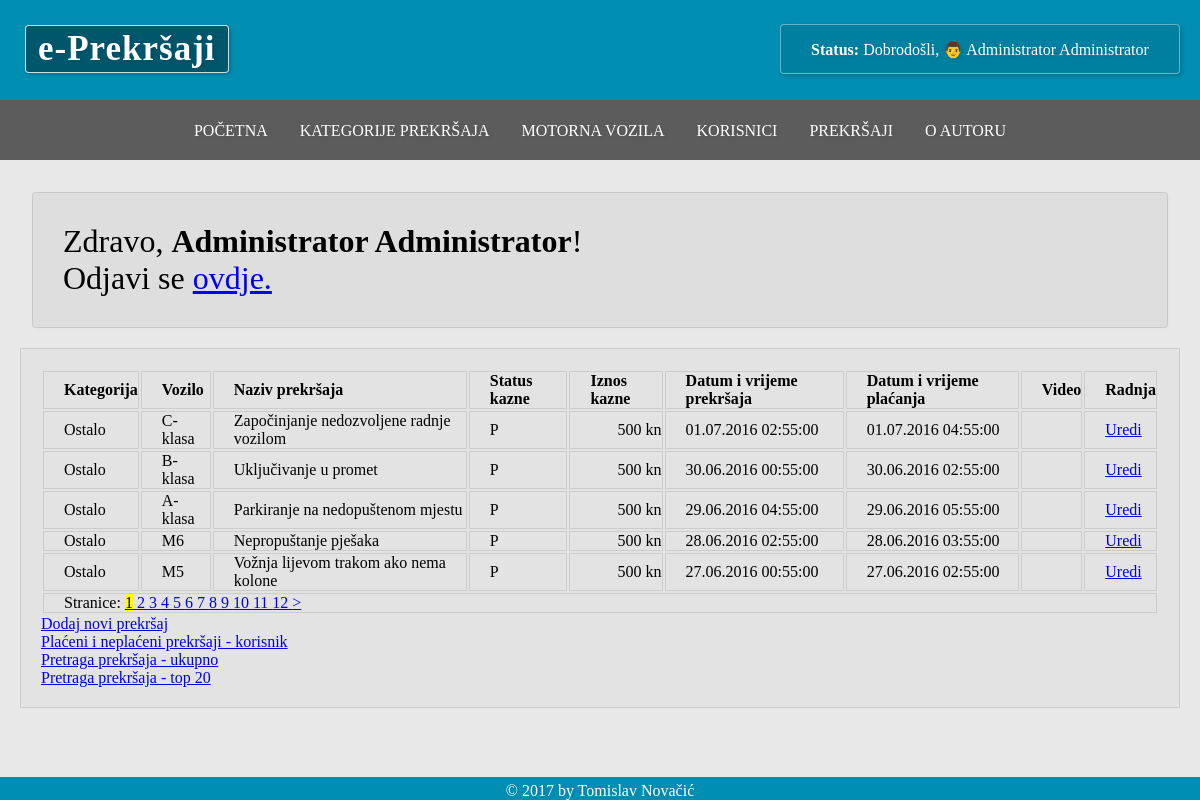
Screenshot of /prekrsaji.php (signed in) with the database file from the repository.
### tables this page shows
CREATE TABLE IF NOT EXISTS `prekrsaj` (
  `prekrsaj_id` INT(10) NOT NULL AUTO_INCREMENT,
  `kategorija_id` INT(10) NOT NULL,
  `vozilo_id` INT(10) NOT NULL,
  `naziv` VARCHAR(50) NOT NULL,
  `opis` TEXT NOT NULL,
  `status` CHAR(1) NOT NULL,
  `novcana_kazna` INT(5) NOT NULL,
  `datum_prekrsaja` DATE NOT NULL,
  `vrijeme_prekrsaja` TIME NOT NULL,
  `datum_placanja` DATE NULL,
  `vrijeme_placanja` TIME NULL,
  `slika` VARCHAR(200) NOT NULL,
  `video` VARCHAR(200) NULL,
  PRIMARY KEY (`prekrsaj_id`),
  INDEX `fk_prekrsaj_kategorija_idx` (`kategorija_id` ASC),
  INDEX `fk_prekrsaj_vozilo1_idx` (`vozilo_id` ASC),
  CONSTRAINT `fk_prekrsaj_kategorija`
    FOREIGN KEY (`kategorija_id`)
    REFERENCES `kategorija` (`kategorija_id`)
    ON DELETE NO ACTION
    ON UPDATE NO ACTION,
  CONSTRAINT `fk_prekrsaj_vozilo1`
    FOREIGN KEY (`vozilo_id`)
    REFERENCES `vozilo` (`vozilo_id`)
    ON DELETE NO ACTION
    ON UPDATE NO ACTION);

CREATE TABLE IF NOT EXISTS `kategorija` (
  `kategorija_id` INT(10) NOT NULL AUTO_INCREMENT,
  `moderator_id` INT(10) NOT NULL,
  `naziv` VARCHAR(50) NOT NULL,
  `opis` TEXT NULL,
  PRIMARY KEY (`kategorija_id`),
  INDEX `fk_kategorija_moderator_idx` (`moderator_id` ASC),
  CONSTRAINT `fk_kategorija_moderator`
    FOREIGN KEY (`moderator_id`)
    REFERENCES `korisnik` (`korisnik_id`)
    ON DELETE NO ACTION
    ON UPDATE NO ACTION);

CREATE TABLE IF NOT EXISTS `vozilo` (
  `vozilo_id` INT(10) NOT NULL AUTO_INCREMENT,
  `korisnik_id` INT(10) NOT NULL,
  `registracija` VARCHAR(50) NOT NULL,
  `marka_vozila` VARCHAR(50) NOT NULL,
  `tip_vozila` VARCHAR(50) NOT NULL,
  INDEX `fk_vozilo_korisnik_idx` (`korisnik_id` ASC),
  PRIMARY KEY (`vozilo_id`),
  CONSTRAINT `fk_vozilo_korisnik`
    FOREIGN KEY (`korisnik_id`)
    REFERENCES `korisnik` (`korisnik_id`)
    ON DELETE NO ACTION
    ON UPDATE NO ACTION);

### prekrsaji.php (the view, shortened to what this page needs)
<?php
	include('zaglavlje.php');
	$bp=spojiSeNaBazu();
?>
	<?php
	$sql="SELECT COUNT(*) FROM prekrsaj, vozilo, kategorija
	where prekrsaj.vozilo_id = vozilo.vozilo_id
    AND kategorija.kategorija_id = prekrsaj.kategorija_id";
	$ispis = mysqli_query($bp,$sql);
	$red=mysqli_fetch_array($ispis);
	$broj_redaka=$red[0];
	$vel_str=5;
	$broj_str=ceil($broj_redaka/$vel_str);
	$sql="SELECT	prekrsaj.prekrsaj_id,kategorija.kategorija_id,kategorija.naziv,vozilo.vozilo_id,vozilo.tip_vozila,prekrsaj.naziv,prekrsaj.opis,prekrsaj.`status`,prekrsaj.novcana_kazna,prekrsaj.datum_prekrsaja,
	prekrsaj.vrijeme_prekrsaja,prekrsaj.datum_placanja,prekrsaj.vrijeme_placanja,prekrsaj.slika,prekrsaj.video
	FROM prekrsaj, vozilo, kategorija
	where prekrsaj.vozilo_id = vozilo.vozilo_id
    AND kategorija.kategorija_id = prekrsaj.kategorija_id";
	$sql.=" ORDER BY prekrsaj.prekrsaj_id desc LIMIT ".$vel_str;
	if(isset($_GET['str'])){
		$sql=$sql." OFFSET ".(($_GET['str']-1)*$vel_str);
		$aktivna=$_GET['str'];
	}
	else $aktivna = 1;
	$ispis = mysqli_query($bp,$sql);
	echo "<div class=\"korisnici\">";
	echo "<table class=\"u-full-width\">";
	echo "<thead><tr>
		 <th>Kategorija </th>
		 <th>Vozilo</th>
		 <th>Naziv prekršaja</th>
		 <th>Status kazne</th>
		 <th>Iznos kazne</th>
	 <th>Datum i vrijeme prekršaja</th>
	 <th>Datum i vrijeme plaćanja</th>
		 <th> Video </th>";
		if($aktivni_korisnik_tip==1 || $aktivni_korisnik_tip==0){
		echo " <th>Radnja</th>";
		}
	echo "</tr></thead>";
	echo "<tbody>";
	while(list($id,$kategorijaid,$kategorijanaz,$voziloid,$voznaziv,$naziv,$opis,
	$status,$novkazna,$datum_prekrsaja,$vrijeme_prekrsaja,
	$datum_placanja, $vrijeme_placanja,$slika,$video)=mysqli_fetch_array($ispis)){
		$datum_prekrsaja=date("d.m.Y",strtotime($datum_prekrsaja));
		$datum_placanja=date("d.m.Y",strtotime($datum_placanja));
		echo "<tr>
			 <td> $kategorijanaz </td> <td> $voznaziv </td> <td> $naziv </td> <td> $status </td><td align='right'> $novkazna kn </td> <td>$datum_prekrsaja $vrijeme_prekrsaja</td> <td>$datum_placanja $vrijeme_placanja</td>";
			echo " <td>";
			echo "</td>";
				$ima = "select kategorija_id from kategorija where moderator_id = ".$aktivni_korisnik_id." and kategorija_id = ".$kategorijaid;
				$postoji = mysqli_query($bp,$ima);
				$koliko = mysqli_num_rows($postoji);
			if(($aktivni_korisnik_tip==1 && $koliko > 0) || $aktivni_korisnik_tip==0){
			echo " <td><a href='azurprekrsaji.php?azuriraj=$id'>Uredi</a></td>";
			}
		echo "</tr>";
	}
	echo "<tr>";
			echo " <td colspan='10'>Stranice: ";
			for ($i = 1; $i <= $broj_str; $i++) {
			echo "<a ";
			if ($aktivna == $i) {
				$glavnastr="<mark>$i</mark>";
			}
			else
			{
				$glavnastr = $i;
			}
			echo "' href=\"prekrsaji.php?";
			if(isset($_GET["vozilo_id"])){
				echo "vozilo_id=".$_GET["vozilo_id"]."&";
			}
			echo "str=" .$i . "\"> $glavnastr </a>";
			}
			if ($aktivna < $broj_str) {
			$sljedeca = $aktivna + 1;
			echo "<a href=\"prekrsaji.php?";
			if(isset($_GET["vozilo_id"])){
				echo "vozilo_id=".$_GET["vozilo_id"]."&";
			}
			echo "str=" .$sljedeca . "\">&gt;</a>";
			}
			echo "</td>";
			echo "</tr>";
	echo "</tbody>";
	echo "</table>";
	if($aktivni_korisnik_tip==0){
		echo "<p><a href='azurprekrsaji.php?novi'>Dodaj novi prekršaj</p>";
		echo "<p><a href='statplacenineplaceni.php?placenineplaceni'>Plaćeni i neplaćeni prekršaji - korisnik</p>";
		echo "<p><a href='pretrazivanjeprekrsaja.php?ukupno'>Pretraga prekršaja - ukupno</p>";
		echo "<p><a href='pretrazivanjeprekrsaja.php?prvih20'>Pretraga prekršaja - top 20</p>";
	}
?>
		</div>
<?php
include("podnozje.php");
?>

### css.css (style rules this page uses)
*, *:before, *:after { box-sizing: border-box; margin: 0; padding: 0; }
html { min-height: 100%; position: relative; }
body { height: 100%; width: 100%; background-color: #E8E8e8; height:100%; width:100%; margin:0; padding:0; text-align: left; }
td,th { border: 1px solid rgba(0,0,0,0.1); padding-left: 20px !important; }
.korisnici { margin: 20px 20px; padding: 20px; background: rgba(0,0,0,0.02); border: 1px solid rgba(0,0,0,0.1); }

### rows the page displays
prekrsaj: kategorija.naziv "Ostalo", vozilo.tip_vozila "C-klasa", naziv "Započinjanje nedozvoljene radnje vozilom", status "P", novcana_kazna "500", datum_prekrsaja "01.07.2016", vrijeme_prekrsaja "02:55:00", datum_placanja "01.07.2016", vrijeme_placanja "04:55:00"
prekrsaj: kategorija.naziv "Ostalo", vozilo.tip_vozila "B-klasa", naziv "Uključivanje u promet", status "P", novcana_kazna "500", datum_prekrsaja "30.06.2016", vrijeme_prekrsaja "00:55:00", datum_placanja "30.06.2016", vrijeme_placanja "02:55:00"
prekrsaj: kategorija.naziv "Ostalo", vozilo.tip_vozila "A-klasa", naziv "Parkiranje na nedopuštenom mjestu", status "P", novcana_kazna "500", datum_prekrsaja "29.06.2016", vrijeme_prekrsaja "04:55:00", datum_placanja "29.06.2016", vrijeme_placanja "05:55:00"
prekrsaj: kategorija.naziv "Ostalo", vozilo.tip_vozila "M6", naziv "Nepropuštanje pješaka", status "P", novcana_kazna "500", datum_prekrsaja "28.06.2016", vrijeme_prekrsaja "02:55:00", datum_placanja "28.06.2016", vrijeme_placanja "03:55:00"
prekrsaj: kategorija.naziv "Ostalo", vozilo.tip_vozila "M5", naziv "Vožnja lijevom trakom ako nema kolone", status "P", novcana_kazna "500", datum_prekrsaja "27.06.2016", vrijeme_prekrsaja "00:55:00", datum_placanja "27.06.2016", vrijeme_placanja "02:55:00"

### other values shown
$aktivni_korisnik_ime "Administrator Administrator"
$glavnastr "2"
$glavnastr "3"
$glavnastr "4"
$glavnastr "5"
$glavnastr "6"
$glavnastr "7"
$glavnastr "8"
$glavnastr "9"
$glavnastr "10"
$glavnastr "11"
$glavnastr "12"
